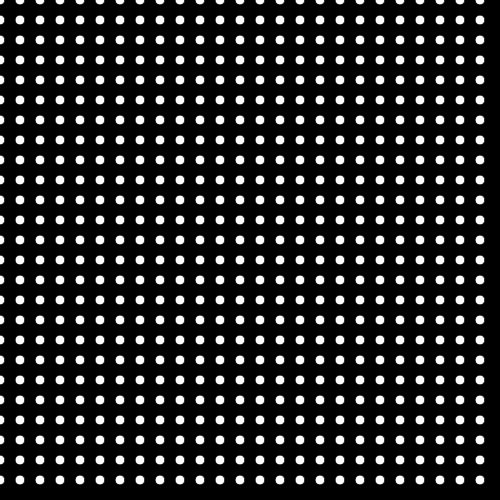
Frame 1 (no input)
Frame 60 (no input): identical to frame 1, image omitted
Frame 120 (the mouse pressed at the canvas centre since frame 60): identical to frame 1, image omitted

The p5.js sketch that drew this single still picture (run headless with seeded random() and noise() and a simulated clock; from frame 60 on, the mouse is pressed at the canvas centre):

// p5.js sketch
// ── sketch.js

function setup() {
  createCanvas(500,500);
  circle=0;
}

function draw() {
  background(0);

  fill(255);
  var space=20;


  for(var circleX=0;circleX<width;circleX=circleX+space){
   for(var circleY=0;circleY<height;circleY=circleY+space){
  ellipse(circleX,circleY,10,10);


   }
  }




}
